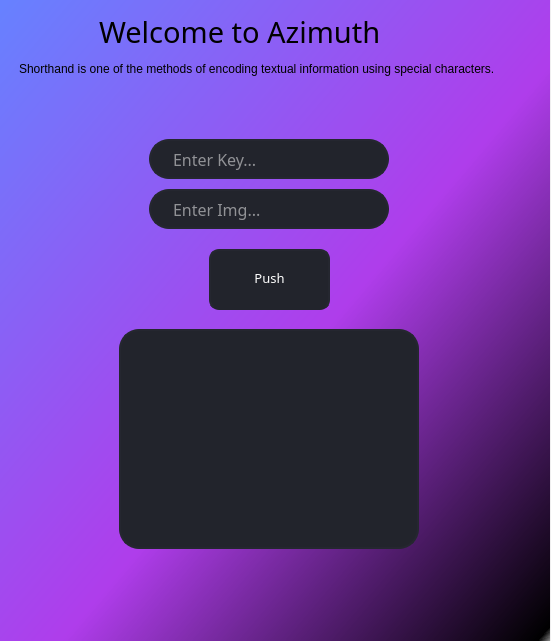
<?xml version="1.0" encoding="UTF-8"?>
<ui version="4.0">
 <class>Form</class>
 <widget class="QWidget" name="Form">
  <property name="geometry">
   <rect>
    <x>0</x>
    <y>0</y>
    <width>551</width>
    <height>641</height>
   </rect>
  </property>
  <property name="windowTitle">
   <string>Form</string>
  </property>
  <widget class="QWidget" name="widget" native="true">
   <property name="geometry">
    <rect>
     <x>-1</x>
     <y>-1</y>
     <width>551</width>
     <height>651</height>
    </rect>
   </property>
   <property name="styleSheet">
    <string notr="true">QWidget#widget{
background-color: qlineargradient(spread:pad, x1:0, y1:0, x2:1, y2:1, stop:0 rgba(102, 130, 255, 255), stop:0.55 rgba(175, 61, 235, 255), stop:0.98 rgba(0, 0, 0, 255), stop:1 rgba(0, 0, 0, 0));}
</string>
   </property>
   <widget class="QLabel" name="label">
    <property name="geometry">
     <rect>
      <x>100</x>
      <y>10</y>
      <width>380</width>
      <height>46</height>
     </rect>
    </property>
    <property name="font">
     <font>
      <family>MS Reference Sans Serif</family>
      <pointsize>22</pointsize>
     </font>
    </property>
    <property name="text">
     <string>Welcome to Azimuth</string>
    </property>
   </widget>
   <widget class="QLabel" name="label_2">
    <property name="geometry">
     <rect>
      <x>20</x>
      <y>60</y>
      <width>511</width>
      <height>20</height>
     </rect>
    </property>
    <property name="text">
     <string>Shorthand is one of the methods of encoding textual information using special characters.</string>
    </property>
   </widget>
   <widget class="QLineEdit" name="Key_text">
    <property name="geometry">
     <rect>
      <x>150</x>
      <y>140</y>
      <width>240</width>
      <height>40</height>
     </rect>
    </property>
    <property name="font">
     <font>
      <family>MS Reference Sans Serif</family>
      <pointsize>12</pointsize>
     </font>
    </property>
    <property name="styleSheet">
     <string notr="true">QLineEdit{
	border: 2px solid rgb(37, 39, 48);
	border-radius: 20px;
	color:#FFF;
	padding-left: 20px;
	padding-right: 20px;
	background-color: rgb(34, 36, 44);
}
QLineEdit:hover{
	border: 2px solid rgb(48, 50, 62);
}
QLineEdit:focus{
	border: 2px solid rgb(85, 170, 250);
}</string>
    </property>
    <property name="placeholderText">
     <string>Enter Key...</string>
    </property>
   </widget>
   <widget class="QLineEdit" name="Img_text">
    <property name="geometry">
     <rect>
      <x>150</x>
      <y>190</y>
      <width>240</width>
      <height>40</height>
     </rect>
    </property>
    <property name="font">
     <font>
      <family>MS Reference Sans Serif</family>
      <pointsize>12</pointsize>
     </font>
    </property>
    <property name="styleSheet">
     <string notr="true">QLineEdit{
	border: 2px solid rgb(37, 39, 48);
	border-radius: 20px;
	color:#FFF;
	padding-left: 20px;
	padding-right: 20px;
	background-color: rgb(34, 36, 44);
}
QLineEdit:hover{
	border: 2px solid rgb(48, 50, 62);
}
QLineEdit:focus{
	border: 2px solid rgb(85, 170, 250);
}</string>
    </property>
    <property name="placeholderText">
     <string>Enter Img...</string>
    </property>
   </widget>
   <widget class="QLineEdit" name="Text_text">
    <property name="geometry">
     <rect>
      <x>120</x>
      <y>330</y>
      <width>300</width>
      <height>220</height>
     </rect>
    </property>
    <property name="font">
     <font>
      <family>MS Reference Sans Serif</family>
      <pointsize>12</pointsize>
     </font>
    </property>
    <property name="styleSheet">
     <string notr="true">QLineEdit{
	border: 2px solid rgb(37, 39, 48);
	border-radius: 20px;
	color:#FFF;
	padding-left: 20px;
	padding-right: 20px;
	background-color: rgb(34, 36, 44);
}
QLineEdit:hover{
	border: 2px solid rgb(48, 50, 62);
}
QLineEdit:focus{
	border: 2px solid rgb(85, 170, 250);
}</string>
    </property>
    <property name="placeholderText">
     <string/>
    </property>
   </widget>
   <widget class="QPushButton" name="pushButton">
    <property name="geometry">
     <rect>
      <x>210</x>
      <y>250</y>
      <width>121</width>
      <height>61</height>
     </rect>
    </property>
    <property name="font">
     <font>
      <family>MS Reference Sans Serif</family>
      <pointsize>10</pointsize>
     </font>
    </property>
    <property name="styleSheet">
     <string notr="true">QPushButton{
	border: 2px solid rgb(37, 39, 48);
	border-radius: 10px;
	color:#FFF;
	padding-left: 10px;
	padding-right: 10px;
	background-color: rgb(34, 36, 44);
	border-bottom: 5px solid rgb(34, 36, 44);
}
QPushButton:hover{
	border: 2px solid rgb(48, 50, 62);
}
QPushButton:focus{
	border: 2px solid rgb(85, 170, 250);
}</string>
    </property>
    <property name="text">
     <string>Push</string>
    </property>
   </widget>
  </widget>
 </widget>
 <resources/>
 <connections/>
</ui>
